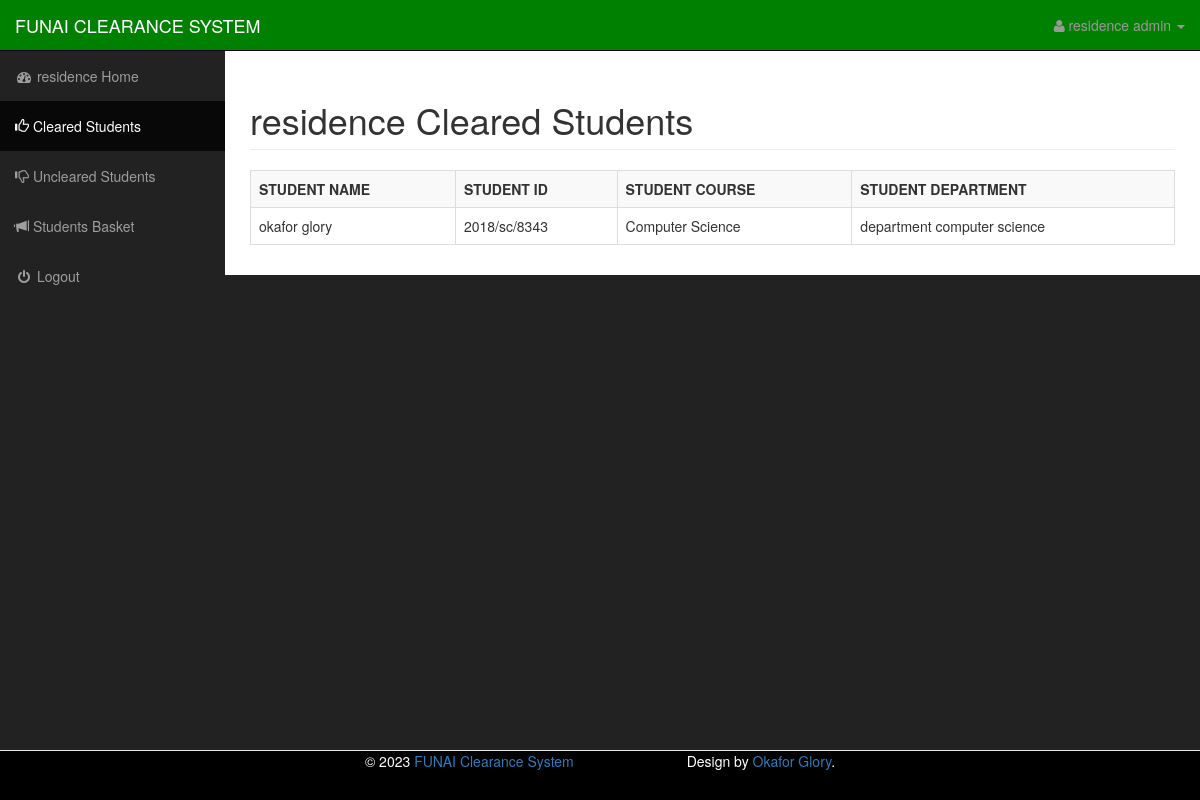
The page /new/residence/residenceclearedstudents.php (signed in) on the database its author committed.
### tables this page shows
CREATE TABLE `clearance_basics` (
  `incre` int(11) NOT NULL,
  `rights` varchar(100) NOT NULL,
  `developed` varchar(100) NOT NULL,
  `website` varchar(100) NOT NULL,
  `title` varchar(200) NOT NULL,
  `subtititle` varchar(200) NOT NULL
);

CREATE TABLE `department_residence` (
  `incre` int(11) NOT NULL,
  `idnumber` varchar(100) NOT NULL,
  `clearance_status` int(1) NOT NULL,
  `basket` varchar(300) NOT NULL
);

CREATE TABLE `student_details` (
  `incre` int(11) NOT NULL,
  `name` varchar(100) NOT NULL,
  `residence` varchar(50) NOT NULL,
  `course` varchar(100) NOT NULL,
  `idnumber` varchar(100) NOT NULL,
  `password` varchar(25) NOT NULL,
  `department` varchar(250) NOT NULL,
  `clearance_status` int(1) NOT NULL,
  `year` varchar(4) NOT NULL
);

### new/residence/residenceclearedstudents.php (the view, shortened to what this page needs)
<!DOCTYPE html>
<html lang="en">
<head>
	 <?php
  	include("../connection.php");
	$dery=mysqli_query($con,"select * from clearance_basics");
	$wata=mysqli_fetch_array($dery);
	$developed=$wata['developed'];
	$website=$wata['website'];
	$title=$wata['title'];
    ?>
    <link href="../css/bootstrap.min.css" rel="stylesheet">
    <link href="../css/sb-admin.css" rel="stylesheet">
    <link href="../font-awesome/css/font-awesome.min.css" rel="stylesheet" type="text/css">
</head>
<body>
    <div id="wrapper">
        <nav class="navbar navbar-inverse navbar-fixed-top" role="navigation" style="background-color:green">
            <div class="navbar-header">
                <a style="text-transform:uppercase;" class="navbar-brand" href="../index.php"><?php echo $title; ?></a>
            </div>
            <ul class="nav navbar-right top-nav">
                <li class="dropdown">
                    <a href="#" class="dropdown-toggle" data-toggle="dropdown"><i class="fa fa-user"></i> <?php echo $_SESSION['residencelogin']; ?> admin <b class="caret"></b></a>
                </li>
            </ul>
            <div class="collapse navbar-collapse navbar-ex1-collapse">
                <ul class="nav navbar-nav side-nav">
                    <li>
                        <a href="residencehome.php"><i class="fa fa-fw fa-dashboard"></i> <?php echo $_SESSION['residencelogin']; ?> Home</a>
                    </li>
					<li class="active">
                        <a href="residenceclearedstudents.php"><i class="glyphicon glyphicon-thumbs-up"></i> Cleared Students</a>
                    </li>
					<li>
                        <a href="residenceunclearedstudents.php"><i class="glyphicon glyphicon-thumbs-down"></i> Uncleared Students</a>
                    </li>
					<li>
                        <a href="residencebasket.php"><i class="glyphicon glyphicon-bullhorn"></i> Students Basket</a>
                    </li>
					<li>
                        <a href="logout.php"><i class="fa fa-fw fa-power-off"></i> Logout</a>
                    </li>
                </ul>
            </div>
        </nav>
        <div id="page-wrapper">
            <div class="container-fluid">
                <div class="row">
                    <div class="col-lg-12">
                        <h1 class="page-header">residence Cleared Students</h1>
						<p>
						<?php
						$year=date('Y');
						$query=mysqli_query($con,"select * from department_residence where clearance_status='1'");
						$no=mysqli_num_rows($query);
						if($no==0)
						{
							echo"There are no cleared students in the residence department";
						}
						else
						{
							echo"
							<table class='table table-bordered table-hover table-striped' style='width:100%;'>
							<tr>
								<th>STUDENT NAME</th>
								<th>STUDENT ID</th>
								<th>STUDENT COURSE</th>
								<th>STUDENT DEPARTMENT</th>
							</tr>
							";
							while($data=mysqli_fetch_array($query))
							{
								$studentid=$data['idnumber'];
								$ter=mysqli_query($con,"select * from student_details where idnumber='$studentid' && year='$year'");
								$ata=mysqli_num_rows($ter);
								if($ata==0)
								{
								}
								else
								{
									$ta=mysqli_fetch_array($ter);
									echo"
									<tr>
										<td>".$ta['name']."</td>
										<td>".$ta['idnumber']."</td>
										<td>".$ta['course']."</td>
										<td>".$ta['department']."</td>
									</tr>
									";
								}
							}
							echo"
							</table>
							";
						}
						?>
						</p>
                    </div>
                </div>
            </div>
			<footer style="text-align:left;background-color:#000000;color:#FFFFFF;" class="navbar navbar-default navbar-fixed-bottom">
					<div style="text-align:center;" class="container-fluid">&copy; <?php echo date("Y");?> <a href=""><?php echo $title; ?></a>
					&nbsp;&nbsp;&nbsp;&nbsp;&nbsp;&nbsp;&nbsp;&nbsp;&nbsp;&nbsp;&nbsp;&nbsp;&nbsp;&nbsp;&nbsp;&nbsp;&nbsp;&nbsp;&nbsp;&nbsp;&nbsp;&nbsp;&nbsp;&nbsp;&nbsp;&nbsp;&nbsp;
					Design by <a href="<?php echo $website; ?>" target="_blank"><?php echo $developed; ?></a>.</div>
					</footer>
        </div>
    </div>
</body>
</html>

### new/css/sb-admin.css (style rules this page uses)
body { margin-top: 100px; background-color: #222; }
@media (min-width:768px) { body { margin-top: 50px; } }
#wrapper { padding-left: 0; }
#page-wrapper { width: 100%; padding: 0; background-color: #fff; }
@media (min-width:768px) { #wrapper { padding-left: 225px; } }
@media (min-width:768px) { #page-wrapper { padding: 10px; } }
.top-nav { padding: 0 15px; }
.top-nav>li { display: inline-block; float: left; }
.top-nav>li>a { padding-top: 15px; padding-bottom: 15px; line-height: 20px; color: #999; }
@media (min-width:768px) { .side-nav { position: fixed; top: 51px; left: 225px; width: 225px; margin-left: -225px; border: none; border-radius: 0; overflow-y: auto; background-color: #222; } }
@media (min-width:768px) { .side-nav>li>a { width: 225px; } }

### rows shown on the page
clearance_basics: title "FUNAI CLEARANCE SYSTEM", title "FUNAI Clearance System", developed "Okafor Glory"
department_residence: student_details.name "okafor glory", student_details.idnumber "2018/sc/8343", student_details.course "Computer Science", student_details.department "department computer science"

### other values the page prints
$_SESSION['residencelogin'] "residence"
